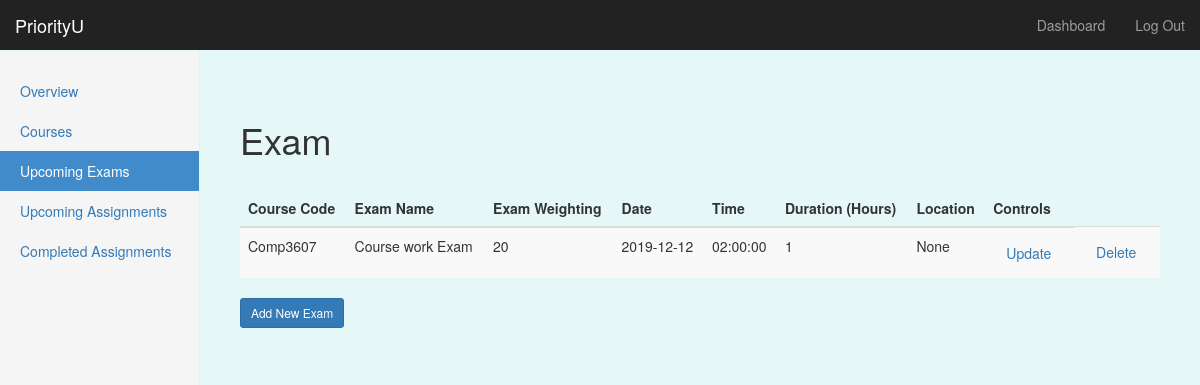
The app's page /dashboard/exams (signed in), older data.
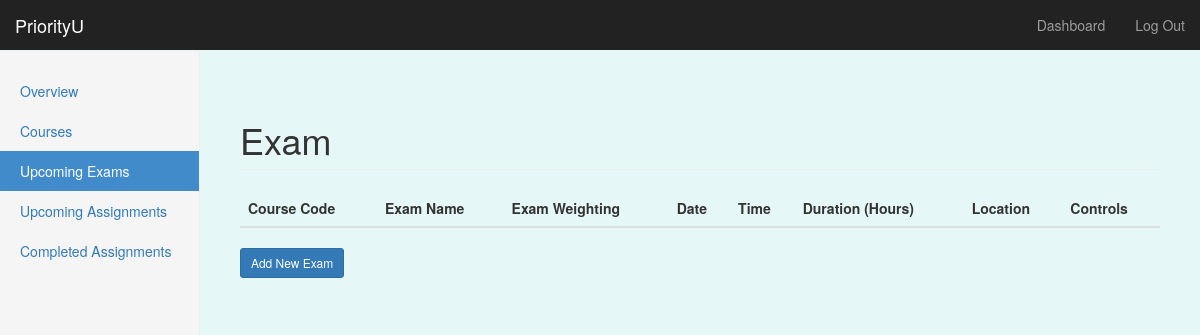
The same page, newer data.
### priorityU/models/models.py (models this page shows, shortened)
class Exam(db.Model): # Dominic 18/11- created model for assignment db
    __tablename__ = 'exams'
    e_id = db.Column(db.Integer, primary_key=True)
    exam_name=db.Column(db.String, nullable=False)
    course_code = db.Column(db.String, db.ForeignKey('courses.course_code'))
    weighting = db.Column(db.Integer)
    date = db.Column(db.Date, nullable=False)
    time = db.Column(db.Time)
    duration = db.Column(db.Integer, nullable=False)
    location = db.Column(db.String)
    user_id = db.Column(db.Integer, db.ForeignKey('users.id'))

### priorityU/routes.py (the view)
@app.route('/dashboard/exams')
@login_required
def exams():
    user_exams = Exam.query.filter_by(user_id=current_user.get_id()).order_by(Exam.date.asc()).all()
    return render_template('exams.html', exams=user_exams, form=None, edit_state=False,add_state=False)

### priorityU/routes.py (called while the page is built)
@login_manager.user_loader
def load_user(user_id):
    return User.query.get(int(user_id))

### priorityU/templates/exams.html (shortened to what this page needs)
{% extends "bootstrap/base.html" %}
{% import "bootstrap/wtf.html" as wtf %}
{% block styles %}
{{super()}}
<link rel="stylesheet" href="{{url_for('.static', filename='style.css')}}">
{% endblock %}
{% block content %}
    <nav class="navbar navbar-inverse navbar-fixed-top">
      <div class="container-fluid">
        <div class="navbar-header">
          <a class="navbar-brand" href="#">PriorityU</a>
        </div>
        <div id="navbar" class="navbar-collapse collapse">
          <ul class="nav navbar-nav navbar-right">
            <li><a href="#">Dashboard</a></li>
            <li><a href="{{ url_for('logout') }}">Log Out</a></li>
          </ul>
        </div>
      </div>
    </nav>
    <div class="container-fluid">
		  <div class="row">
			<div class="col-sm-3 col-md-2 sidebar">
			<ul class="nav nav-sidebar">
				<li {% if request.endpoint == 'dashboard' %} class="active" {% endif %}> <a href="{{url_for('dashboard')}}">Overview</a></li>
				<li {% if request.endpoint == 'courses' %} class="active" {% endif %}><a href="{{url_for('courses')}}" id="tab2-id">Courses</a></li>
				<li {% if request.endpoint == 'exams' or '<e_id>'  %} class="active" {% endif %}><a href="{{url_for('exams')}}">Upcoming Exams</a></li>
				<li {% if request.endpoint == 'assignments' %} class="active" {% endif %}><a href="{{url_for('assignments')}}">Upcoming Assignments</a></li>
				<li {% if request.endpoint == 'completed' %} class="active" {% endif %} ><a href="{{url_for('completed')}}">Completed Assignments</a></li>
			</ul>
		  </div>
		  {% if not edit_state  and form != None %}
		  <form class="form-signin" method="POST">
						<h2 class="form-signin-heading">Create New Exam</h2>
						{{ form.hidden_tag() }}
						{{ wtf.form_field(form.course_code) }}
						{{ wtf.form_field(form.exam_name) }}
						{{ wtf.form_field(form.weighting) }}
						{{ wtf.form_field(form.date) }}
						{{ wtf.form_field(form.time) }}
						{{ wtf.form_field(form.duration) }}
						{{ wtf.form_field(form.location) }}
						<button class="btn btn-primary btn-sm" type="submit">Create</button>
						<a href="{{	url_for('exams') }}" role="button" class="btn btn-secondary btn-sm" >Cancel</a>
		   </form>
		  {% else %}
		  <div class="col-sm-9 col-sm-offset-3 col-md-10 col-md-offset-2 main">
			  <h1 class="page-header">Exam</h1>
			  <table class="table table-striped table-hover">
				<thead class="thead-dark">
					<tr>
						<th>Course Code</th>
						<th>Exam Name</th>
						<th>Exam Weighting</th>
						<th>Date</th>
						<th>Time</th>
						<th>Duration (Hours)</th>
						<th>Location</th>
						<th>Controls</th>
					</tr>
				</thead>
				<tbody>
					{% for e in exams %}
					<tr>
						<td>{{e.course_code}}</td>
						<td>{{e.exam_name}}</td>
						<td>{{e.weighting}}</td>
						<td>{{e.date}}</td>
						<td>{{e.time}}</td>
						<td>{{e.duration}}</td>
						<td>{{e.location}}</td>
						<td>
						   <a href='/dashboard/updateexam/{{e.e_id}}' class="btn btn-secondary">Update</a>
						</td>
						<td>
						  <a href='/dashboard/exams/{{e.e_id}}' class="btn btn-secondary">Delete</a>
						</td>
					</tr>
					{% endfor %}
				</tbody>
			  </table>
			  <h4><a href="/dashboard/exams/add" class="btn btn-primary btn-sm">Add New Exam</a></h4>
			{% endif %}
		</div>
		</div>
		</div>
{% endblock %}

Row changes from the older to the newer data that the page shows:
removed Exam: course_code "Comp3607", exam_name "Course work Exam", weighting "20", date "2019-12-12", time "02:00:00", duration "1", location "None"
